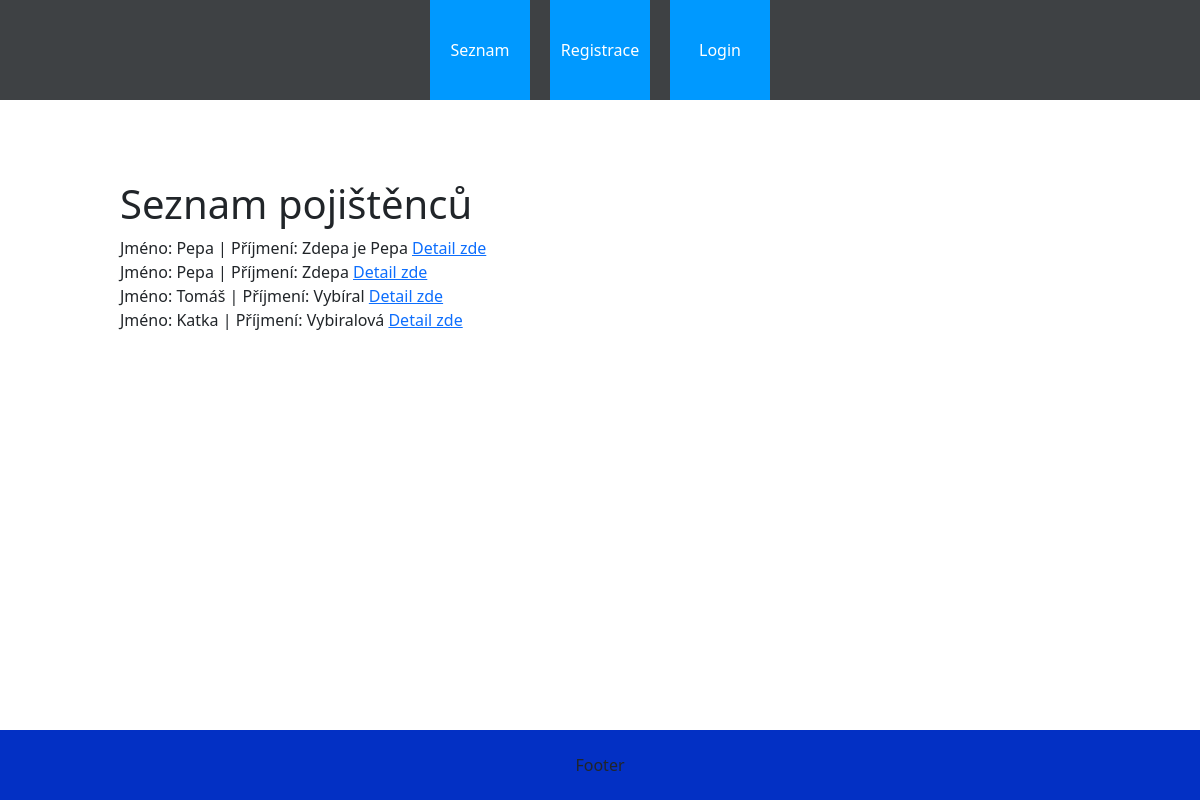
The page /pojistenci/pojistenci_index/ on the database its author committed.
### pojistenci/models.py (models this page shows, shortened)
class Pojistenec(models.Model):
    jmeno = models.CharField(max_length=200)
    prijmeni = models.CharField(max_length=200)
    email = models.EmailField(max_length=200)
    telefon = models.CharField(max_length=15)
    ulice_cp = models.CharField(max_length=200)
    mesto = models.CharField(max_length=100)
    psc = models.CharField(max_length=9)
    stat = models.CharField(max_length=50)
    class Meta:
        verbose_name = 'Pojištěnec'
        verbose_name_plural = 'Pojištěnci'

### pojistenci/views.py (the view)
# urls.py: path('pojistenci_index/', views.PojistenecIndex.as_view(), name='pojistenci'),
class PojistenecIndex(generic.ListView):
    template_name = 'pojistenci/pojistenci_index.html'
    context_object_name = 'pojistenci'
    def get_queryset(self):
        return Pojistenec.objects.all().order_by('-prijmeni')

### pojistenci/templates/pojistenci/pojistenci_index.html
{% extends "base.html" %}
{% block content %}
<h1>Seznam pojištěnců</h1>
{% for pojistenec in pojistenci %}
    Jméno: {{pojistenec.jmeno}} | Příjmení: {{pojistenec.prijmeni}} <a href={% url 'pojistenec_detail' pojistenec.id %}> Detail zde </a> <br>
{% endfor %}
{% endblock %}

### pojistenci/static/css/style.css (style rules this page uses)
html, body { width: 100%; height: 100%; margin: 0; }

### rows shown on the page
Pojistenec: jmeno "Pepa", prijmeni "Zdepa je Pepa"
Pojistenec: jmeno "Pepa", prijmeni "Zdepa"
Pojistenec: jmeno "Tomáš", prijmeni "Vybíral"
Pojistenec: jmeno "Katka", prijmeni "Vybiralová"
